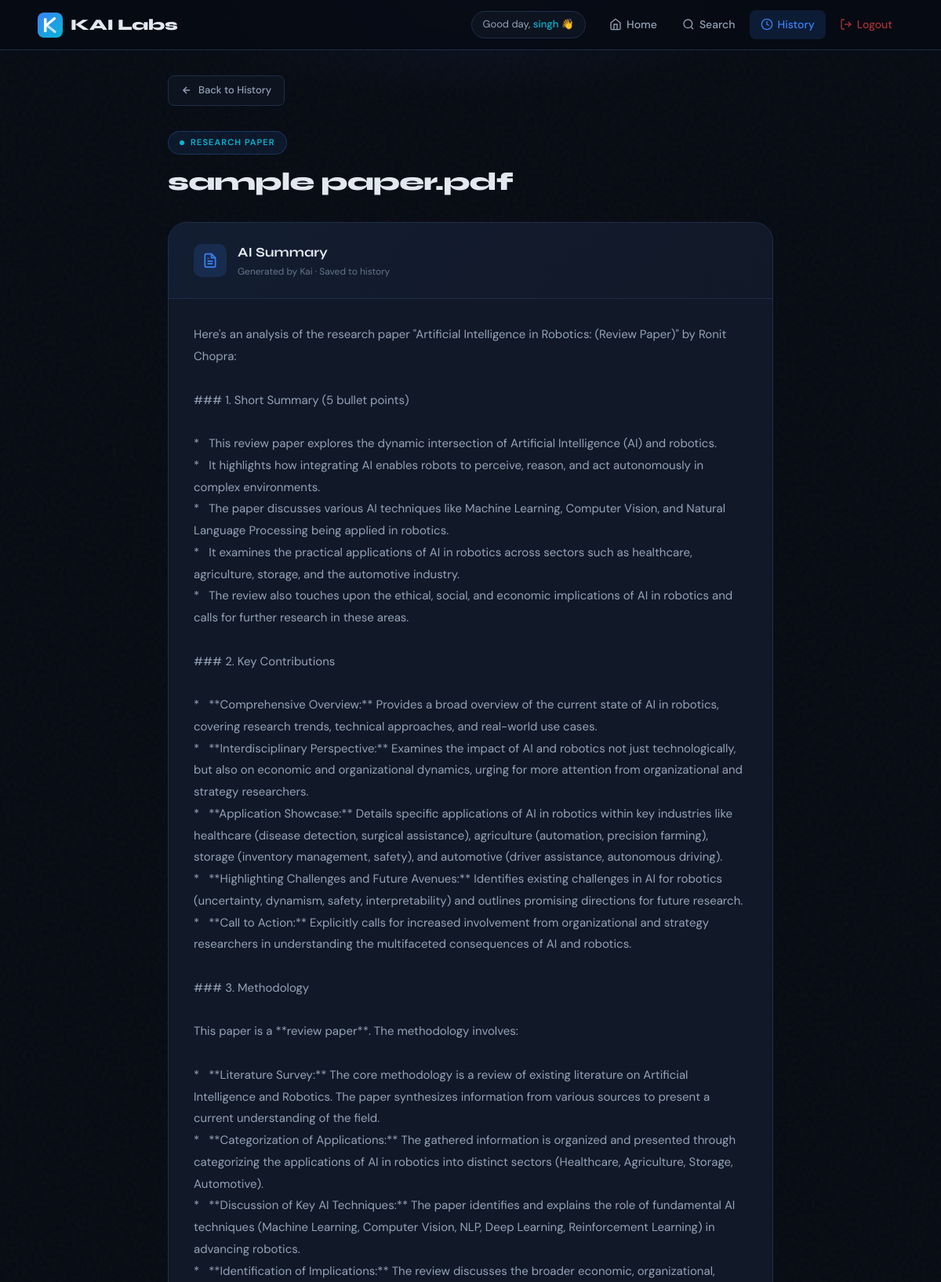
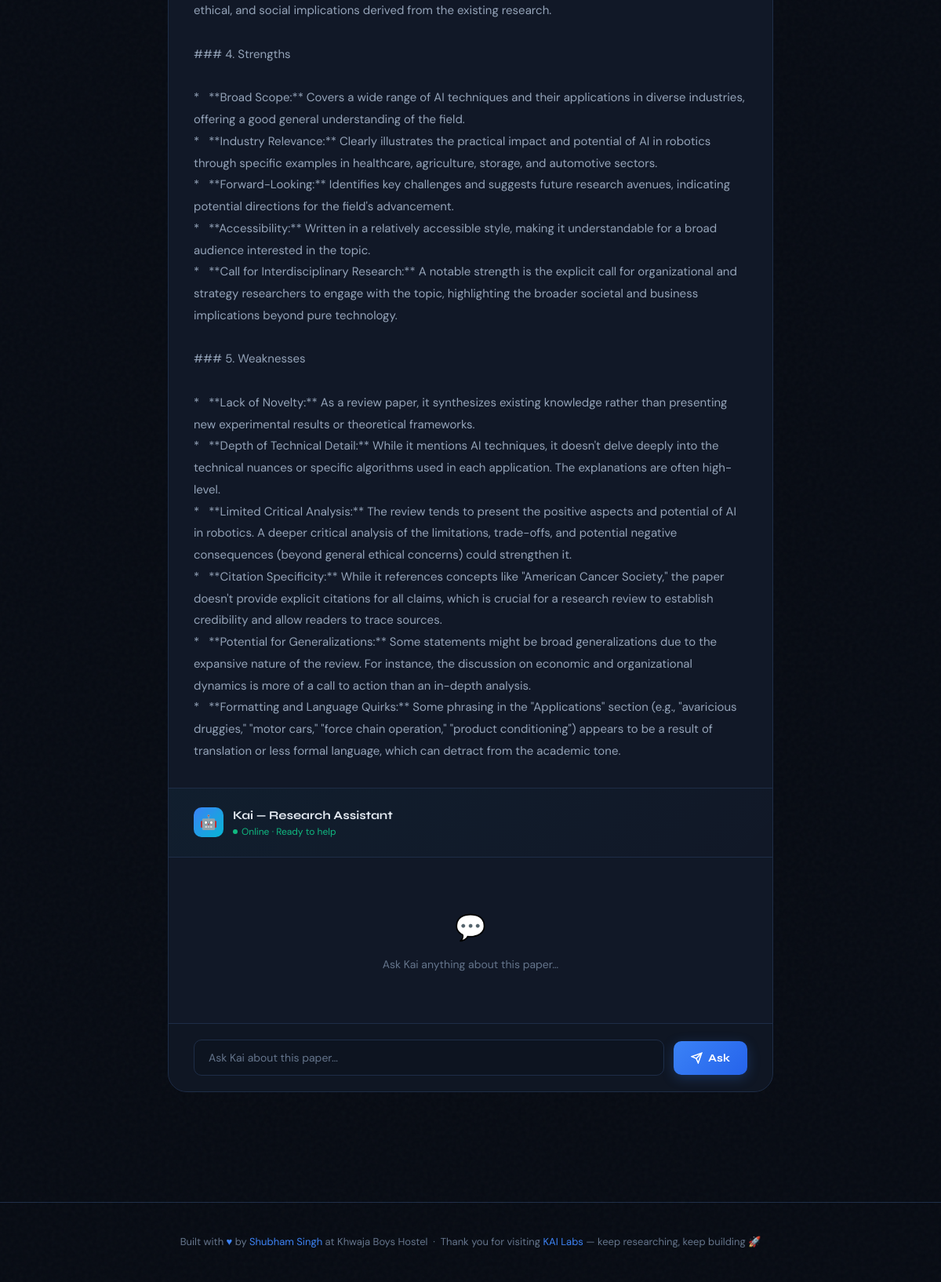
Screenshot of /paper/56/ (signed in) with the database file from the repository (2 pictures, top to bottom).
### app/models.py (models this page shows, shortened)
class ResearchHistory(models.Model):
    user = models.ForeignKey(User, on_delete=models.CASCADE)
    pdf_name = models.CharField(max_length=255)
    summary = models.TextField()
    extracted_text = models.TextField()
    created_at = models.DateTimeField(auto_now_add=True)

### app/views.py (the view, shortened to what this page needs)
# urls.py: path("paper/<int:paper_id>/", views.paper_detail, name="paper_detail"),#for specific paper details
@login_required
def paper_detail(request, paper_id):
    paper = ResearchHistory.objects.get(
        id=paper_id,
        user=request.user
    )
    answer = None
    return render(request, "paper_detail.html", {
        "paper": paper,
        "answer": answer
    })

### templates/paper_detail.html (shortened to what this page needs)
<!DOCTYPE html>
<html lang="en">
<head>
</head>
<body>
<div class="page-glow"></div>
<nav>
    <a href="/" class="nav-brand">
        KAI Labs
    </a>
    <div class="nav-right">
        {% if user.is_authenticated %}
        <div class="nav-greeting">Good day, <span>{{ user.username }}</span> 👋</div>
        {% endif %}
        <a href="/" class="nav-link">
            <svg viewBox="0 0 24 24" fill="none" stroke="currentColor" stroke-width="2"><path d="M3 9l9-7 9 7v11a2 2 0 01-2 2H5a2 2 0 01-2-2z"/><polyline points="9,22 9,12 15,12 15,22"/></svg>
            Home
        </a>
        <a href="{% url 'paper_search' %}" class="nav-link">
            <svg viewBox="0 0 24 24" fill="none" stroke="currentColor" stroke-width="2"><circle cx="11" cy="11" r="8"/><line x1="21" y1="21" x2="16.65" y2="16.65"/></svg>
            Search
        </a>
        <a href="{% url 'history' %}" class="nav-link active">
            <svg viewBox="0 0 24 24" fill="none" stroke="currentColor" stroke-width="2"><circle cx="12" cy="12" r="10"/><polyline points="12,6 12,12 16,14"/></svg>
            History
        </a>
        {% if user.is_authenticated %}
        <a href="{% url 'logout' %}" class="nav-link nav-link-logout">
            <svg viewBox="0 0 24 24" fill="none" stroke="currentColor" stroke-width="2"><path d="M9 21H5a2 2 0 01-2-2V5a2 2 0 012-2h4"/><polyline points="16,17 21,12 16,7"/><line x1="21" y1="12" x2="9" y2="12"/></svg>
            Logout
        </a>
        {% else %}
        <a href="{% url 'login' %}" class="nav-link">Login</a>
        {% endif %}
    </div>
</nav>
<div class="page-wrapper">
    <a href="{% url 'history' %}" class="back-btn">
        <svg viewBox="0 0 24 24" fill="none" stroke="currentColor" stroke-width="2.5"><line x1="19" y1="12" x2="5" y2="12"/><polyline points="12,19 5,12 12,5"/></svg>
        Back to History
    </a>
    <div class="paper-header">
        <div class="paper-badge">
            <div class="badge-dot"></div>
            Research Paper
        </div>
        <h1 class="paper-title">{{ paper.pdf_name }}</h1>
    </div>
    <div class="main-card">
        <div class="summary-header">
            <div class="summary-header-icon">
                <svg viewBox="0 0 24 24" fill="none" stroke="currentColor" stroke-width="2"><path d="M14 2H6a2 2 0 00-2 2v16a2 2 0 002 2h12a2 2 0 002-2V8z"/><polyline points="14,2 14,8 20,8"/><line x1="16" y1="13" x2="8" y2="13"/><line x1="16" y1="17" x2="8" y2="17"/><polyline points="10,9 9,9 8,9"/></svg>
            </div>
            <div class="summary-header-text">
                <h3>AI Summary</h3>
                <p>Generated by Kai · Saved to history</p>
            </div>
        </div>
        <div class="summary-body">{{ paper.summary }}</div>
        <div class="chat-header">
            <div class="chat-avatar">🤖</div>
            <div class="chat-header-info">
                <h4>Kai — Research Assistant</h4>
                <p>Online · Ready to help</p>
            </div>
        </div>
        <div class="chat-messages" id="chatMessages">
            {% if answer %}
                <div class="chat-bubble user">
                    <div class="bubble-avatar user-av">{{ request.user.username|first|upper }}</div>
                    <div class="bubble-content">
                        <div class="bubble-name">{{ request.user.username }}</div>
                        <div class="bubble-text">{{ request.POST.question }}</div>
                    </div>
                </div>
                <div class="chat-bubble">
                    <div class="bubble-avatar ai">🤖</div>
                    <div class="bubble-content">
                        <div class="bubble-name">Kai</div>
                        <div class="bubble-text">{{ answer }}</div>
                    </div>
                </div>
            {% else %}
                <div class="chat-empty">
                    <div class="chat-empty-icon">💬</div>
                    Ask Kai anything about this paper…
                </div>
            {% endif %}
        </div>
        <form method="POST">
            <div class="chat-input-area">
                <input
                    type="text"
                    name="question"
                    class="chat-input"
                    placeholder="Ask Kai about this paper…"
                    required
                    autocomplete="off"
                >
                <button type="submit" class="btn-send">
                    <svg viewBox="0 0 24 24" fill="none" stroke="currentColor" stroke-width="2.5"><line x1="22" y1="2" x2="11" y2="13"/><polygon points="22,2 15,22 11,13 2,9"/></svg>
                    Ask
                </button>
            </div>
        </form>
    </div>
</div>
<footer>
    Built with <span>♥</span> by <span>Shubham Singh</span> at Khwaja Boys Hostel &nbsp;·&nbsp; Thank you for visiting <span>KAI Labs</span> — keep researching, keep building 🚀
</footer>
</body>
</html>

### rows the page displays
ResearchHistory: pdf_name "sample paper.pdf", summary "Here's an analysis of the research paper \"Artificial Intelligence in Robotics: (Review Paper)\" by Ronit Chopra: ### 1. Short Summary (5 bullet points) * This review paper explores the dynamic intersection of Artificial Intelligence (AI) and robotics. * It highlights how integrating AI enables robots to perceive, reason, and act autonomously in complex environments. * The paper discusses various AI techniques like Machine Learning, Computer Vision, and Natural Language Processing being applied in robotics. * It examines the practical applications of AI in robotics across sectors such as healthcare, agriculture, storage, and the automotive industry. * The review also touches upon the ethical,…"

### other values shown
{{ user.username }} "singh"
